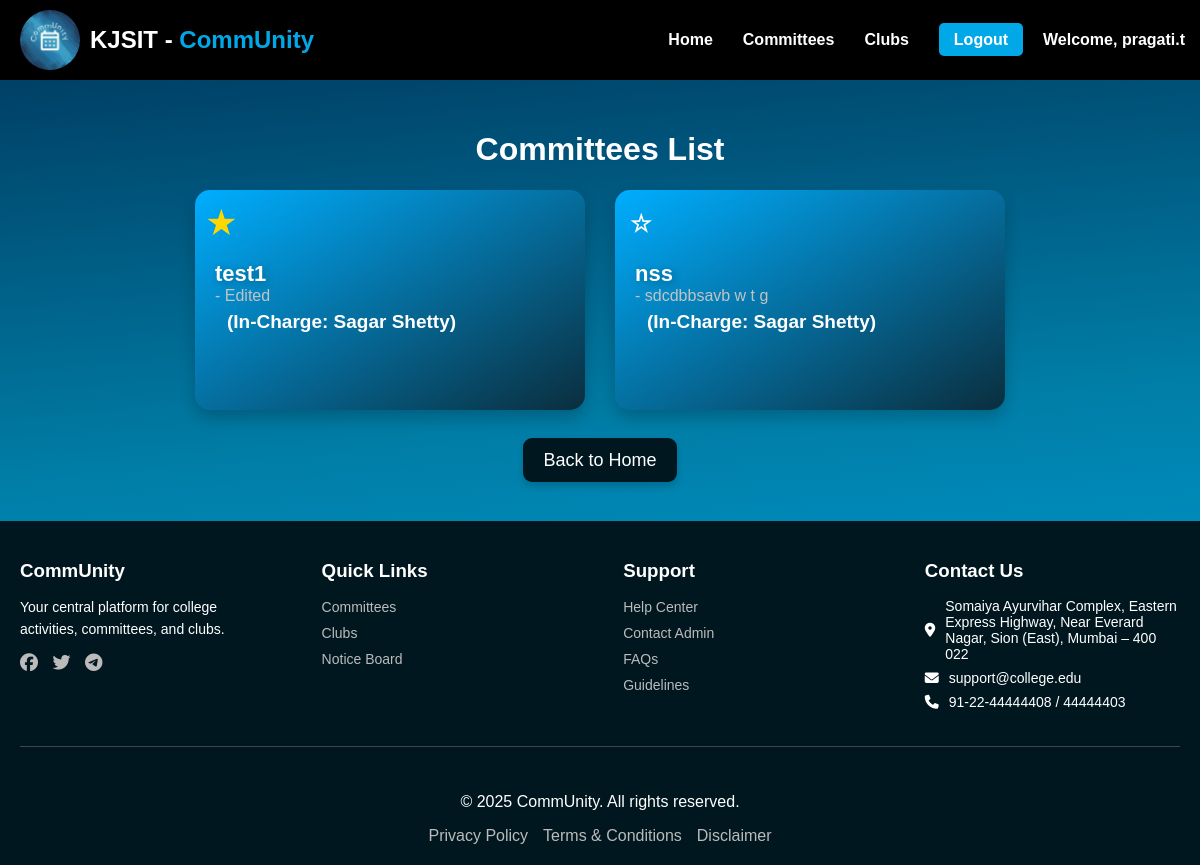
/committees/committees/ (signed in), run on the app's committed database.
### Login/models.py (models this page shows, shortened)
class CustomUser(AbstractUser):
    email = models.EmailField(unique=True)

class UserProfile(models.Model):
    ROLE_CHOICES = (
        ('faculty', 'Faculty'),
        ('core_member', 'Core Member'),
        ('member', 'Member'),
        ('non_participating', 'Non Participating')
    )
    id = models.OneToOneField(settings.AUTH_USER_MODEL, on_delete=models.CASCADE, primary_key=True)
    ssv_id = models.IntegerField(null=True, blank=True, unique=True)  # New field
    full_name = models.CharField(max_length=255)
    role = models.CharField(max_length=20, choices=ROLE_CHOICES,default='non_participating')
    profile_picture = models.ImageField(upload_to='profile_pics/', default='profile_pics/default.jpg',null=True, blank=True)
    created_at = models.DateTimeField(auto_now_add=True)
    updated_at = models.DateTimeField(auto_now=True)
    preferences = models.JSONField(default=list,null=True,blank=True) # New field for preferences
    notification_read = models.JSONField(default=list,null=True,blank=True)

### committees/models.py (models this page shows, shortened)
class Associations(models.Model):
    ROLE_CHOICES = (
        ('committees', 'Committees'),
        ('clubs', 'Clubs')
    )
    STATUS_CHOICES = (
        ('pending', 'Pending Approval'),
        ('approved', 'Approved'),
        ('rejected', 'Rejected'),
        ('delete_pending', 'Delete Request Pending'),
    )
    CATEGORY = (
        ('None', 'None'),
        ('Academic', 'Academic'),
        ('Technical', 'Technical'),
        ('Cultural', 'Cultural'),
        ('Sports', 'Sports'),
        ('Social', 'Social'),
        ('Other', 'Other')
    )
    id = models.AutoField(primary_key=True)
    name = models.CharField(max_length=255)
    description = models.TextField()
    type = models.CharField(max_length=15, choices=ROLE_CHOICES)
    category = models.CharField(max_length=30, choices=CATEGORY, default='None')
    faculty_incharge = models.ForeignKey('faculty.Faculty', on_delete=models.CASCADE)
    created_by = models.ForeignKey('members.CoreMember', on_delete=models.CASCADE, null=True, blank=True)
    created_at = models.DateTimeField(auto_now_add=True)
    image = models.ImageField(upload_to='association_images/', null=True, blank=True)
    status = models.CharField(max_length=15, choices=STATUS_CHOICES, default='pending')
    owner = models.ForeignKey('members.CoreMember', on_delete=models.SET_NULL, null=True, blank=True,related_name='owned_associations')

### faculty/models.py (models this page shows, shortened)
class Faculty(models.Model):
    id = models.OneToOneField(UserProfile, on_delete=models.CASCADE, primary_key=True)
    department = models.CharField(max_length=100)
    designation = models.CharField(max_length=100,null=True,blank=True)
    locked_dates = models.JSONField(null=True,blank=True)
    permissions = models.JSONField(default=list,null=True,blank=True)
    can_lock_dates = models.BooleanField(default=False)

### committees/views.py (the view, shortened to what this page needs)
# urls.py: path('committees/', views.committees_list, name='committees_list'),
def committees_list(request):
    user = request.user
    committees = Associations.objects.filter(type='committees',status__in=["approved", "delete_pending"])
    preferences = []
    if request.user.is_authenticated:
        preferences = UserProfile.objects.get(id=user).preferences
    context = {
        'committees': committees,
        'preferences': preferences
    }
    request.session['url'] = 'committees_list'
    return render(request, 'committees/committees_list.html', context)

### committees/templates/committees/committees_list.html (shortened to what this page needs)
{% load static %}
<link rel="stylesheet" href="https://cdnjs.cloudflare.com/ajax/libs/font-awesome/6.5.1/css/all.min.css">
<link rel="stylesheet" href="{% static 'css/committees_list.css' %}">
<header>
    <nav>
        <div class="logo-container">
            <img src="{% static 'images/logo.jpeg' %}" alt="CommUnity Logo" class="full-width-logo">
            <div class="logo">KJSIT - <span>CommUnity</span></div>
        </div>
        <ul>
            <li><a href="{% url 'home'%}">Home</a></li>
            <li><a href="{% url 'committees_list' %}">Committees</a></li>
            <li><a href="{% url 'club_list' %}">Clubs</a></li>
            {% if user.is_authenticated %}
                <li><a href="{% url 'account_logout' %}" class="logout-btn">Logout</a></li>
                <li><span style="color: white; padding: 10px; margin-right: 10px;">Welcome, {{ user.userprofile.id.username }}</span>
                </li>
            {% else %}
                <li><a href="{% url 'account_signup' %}" class="signup-btn">Sign Up</a></li>
                <li><a href="{% url 'account_login' %}" class="login-btn">Login</a></li>
            {% endif %}
        </ul>
    </nav>
</header>
<h1>Committees List</h1>
<div class="committees-list">
    <ul>
        {% for committee in committees %}
            {% if committee.status == "approved" or committee.status == "delete_pending" %}
                <li>
                    <span
                        class="star-icon {% if committee.id in preferences %}selected{% endif %}"
                        data-committee-id="{{ committee.id }}"
                        onclick="toggleSelection(this)">
                        {% if committee.id in preferences %} &#9733; {% else %} &#9734; {% endif %}
                    </span>
                    <a href="{% url 'committees_detail' pk=committee.id %}" class="committee-link">
                        {{ committee.name }}
                    </a> - {{ committee.description }}
                    <br>
                    <span class="faculty-incharge">(In-Charge: {{ committee.faculty_incharge.id.full_name }})</span>
                </li>
            {% endif %}
        {% empty %}
            <li>No committees have been added yet.</li>
        {% endfor %}
    </ul>
    <a href="{% url 'home' %}" class="back-button">Back to Home</a>
</div>
<footer>
    <div class="footer-container">
        <div class="footer-section">
            <h3>CommUnity</h3>
            <p>Your central platform for college activities, committees, and clubs.</p>
            <div class="social-icons">
                <a href="#"><i class="fab fa-facebook"></i></a>
                <a href="#"><i class="fab fa-twitter"></i></a>
                <a href="#"><i class="fab fa-telegram"></i></a>
            </div>
        </div>
        <div class="footer-section">
            <h3>Quick Links</h3>
            <ul>
                <li><a href="{% url 'committees_list' %}">Committees</a></li>
                <li><a href="{% url 'club_list' %}">Clubs</a></li>
                <li><a href="#notice-board">Notice Board</a></li>
            </ul>
        </div>
        <div class="footer-section">
            <h3>Support</h3>
            <ul>
                <li><a href="#">Help Center</a></li>
                <li><a href="#">Contact Admin</a></li>
                <li><a href="#">FAQs</a></li>
                <li><a href="#">Guidelines</a></li>
            </ul>
        </div>
        <div class="footer-section">
            <h3>Contact Us</h3>
            <ul class="contact-info">
                <li><i class="fas fa-map-marker-alt"></i> Somaiya Ayurvihar Complex, Eastern Express Highway, Near Everard Nagar, Sion (East), Mumbai – 400 022</li>
                <li><i class="fas fa-envelope"></i> support@college.edu</li>
                <li><i class="fas fa-phone"></i> 91-22-44444408 / 44444403</li>
            </ul>
        </div>
    </div>
    <hr>
    <div class="footer-bottom">
        <p>© 2025 CommUnity. All rights reserved.</p>
        <div class="footer-links">
            <a href="https://www.somaiya.edu.in/en/privacy-policy" target="blank">Privacy Policy</a>
            <a href="https://www.somaiya.edu.in/en/terms-and-conditions" target="balnk">Terms &amp; Conditions</a>
            <a href="https://www.somaiya.edu.in/en/disclaimer" target="blank">Disclaimer</a>
        </div>
    </div>
</footer>

### committees/static/css/committees_list.css (style rules this page uses)
header { color: white; padding: 15px 0; }
nav { display: flex; align-items: center; justify-content: space-between; padding: 10px 20px; background: black; position: fixed; width: 100%; z-index: 1000; top: 0; }
.logo-container { display: flex; align-items: center; }
.full-width-logo { max-height: 60px; margin-right: 10px; border-radius: 50%; object-fit: cover; }
.logo { font-size: 24px; font-weight: bolder; color: white; white-space: nowrap; }
.logo span { color: #00A8E8; }
nav ul { list-style: none; display: flex; align-items: center; margin: 0; padding: 0; }
nav ul li { margin: 0 15px; }
nav ul li a { text-decoration: none; color: white; font-weight: bold; transition: color 0.3s ease; }
ul li span { color: white; text-decoration: none; font-weight: bold; }
.logout-btn { margin-right: -20px; }
.signup-btn, .login-btn, .logout-btn { padding: 8px 15px; background: #00A8E8; border-radius: 5px; color: white; }
h1 { color: #fff; font-family:'Trebuchet MS', 'Lucida Sans Unicode', 'Lucida Grande', 'Lucida Sans', Arial, sans-serif; }
.back-button { background: #00171F; color: #FFFFFF; text-decoration: none; font-size: 18px; padding: 12px 20px; margin: 10px auto; border-radius: 9px; transition: all 0.3s ease-in-out; text-align: center; border: none; cursor: pointer; box-shadow: 0px 4px 6px rgba(0, 23, 31, 0.2); }
.committees-list li { display: flex; flex-direction: column; justify-content: center; align-items: flex-start; position: relative; padding-left: 50px; }
.committees-list ul { list-style: none; padding: 0; display: flex; flex-wrap: wrap; justify-content: center; margin-bottom: 40px; gap: 30px; }
.committees-list li { background: linear-gradient(150deg, #00aeff, #0a2e3e); backdrop-filter: blur(15px); width: 350px; height: 180px; padding: 20px; border-radius: 15px; box-shadow: 0 8px 16px rgba(0, 0, 0, 0.2); text-align: left; transition: transform 0.3s ease, box-shadow 0.3s ease; cursor: pointer; position: relative; overflow: hidden; display: flex; flex-direction: column; justify-content: center; color: rgb(195, 195, 195); }
.committee-link { color: white; font-weight: bold; text-decoration: none; font-size: 22px; text-shadow: 2px 2px 8px rgba(0, 0, 0, 0.3); }
.faculty-incharge { font-size: 19px; color: #FFF; padding: 6px 12px; border-radius: 6px; text-align: left; }
.star-icon { position: absolute; left: 15px; top: 20px; font-size: 24px; color: white; }
.selected { color: gold; transform: scale(1.3); }
footer { background: #00171F; color: #fff; padding: 20px; text-align: left; margin-top: 50px; }
.footer-container { display: flex; justify-content: space-between; flex-wrap: wrap; align-items: flex-start; }
.footer-section { width: 22%; }
.footer-section h3 { margin-bottom: 10px; }
.footer-section ul { list-style: none; padding: 0; display: flex; flex-direction: column; gap: 8px; }
.footer-section ul li { margin: 0; }
.footer-section ul li a { color: #bbb; text-decoration: none; font-size: 14px; }
.footer-bottom { text-align: center; margin-top: 10px; padding-top: 10px; }
.footer-links { display: flex; justify-content: center; gap: 15px; }
.footer-links a { color: #bbb; text-decoration: none; }
.footer-section p { font-size: 14px; line-height: 1.6; }
.social-icons a { display: inline-block; margin-right: 10px; font-size: 18px; color: #bbb; }
.contact-info { display: flex; flex-direction: column; gap: 8px; }
.contact-info li { display: flex; align-items: center; font-size: 14px; }
.contact-info i { margin-right: 10px; }
hr { border: 0; height: 1px; background: #444; margin: 20px 0; }

### data on the page
CustomUser: userprofile.id.username "pragati.t"
Associations: name "test1", description "Edited", faculty_incharge.id.full_name "Sagar Shetty"
Associations: name "nss", description "sdcdbbsavb w t g", faculty_incharge.id.full_name "Sagar Shetty"
